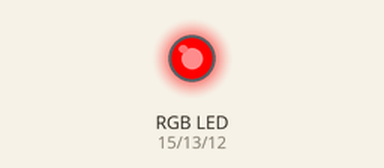
Recording of a sketch running on a simulated Arduino Uno, built with avr-gcc and run on an emulated ATmega328P. Shown: an RGB LED mixed from three pins (HIGH = lit).

Above: at 0.5 s.
At 1.5 s:
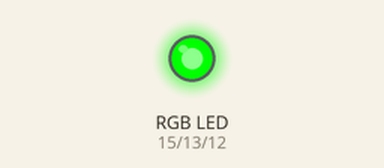
At 5.5 s:
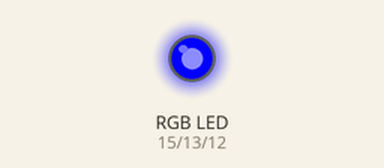
Timing chart, 0 to 6.9 s (numbered marks = the images above):
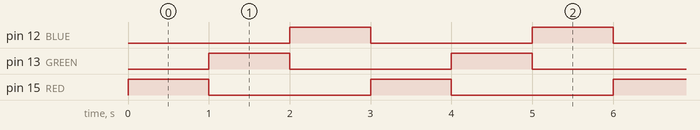

The sketch:

rgb.ino
```cpp
const int RED = 15;
const int GREEN = 13;
const int BLUE = 12;

void setup() {
}

void loop() {
  analogWrite(RED, 1023);
  analogWrite(GREEN, 0);
  analogWrite(BLUE, 0);
  delay(1000);

  analogWrite(RED, 0);
  analogWrite(GREEN, 1023);
  analogWrite(BLUE, 0);
  delay(1000);

  analogWrite(RED, 0);
  analogWrite(GREEN, 0);
  analogWrite(BLUE, 1023);
  delay(1000);
}
```

Measured:
- by itself, pin 12 (BLUE), pin 13 (GREEN), pin 15 (RED): alternates HIGH for 1.0 s and LOW for 2.0 s
- by itself, everything shown: repeats every 3.0 s, in 3 steps
